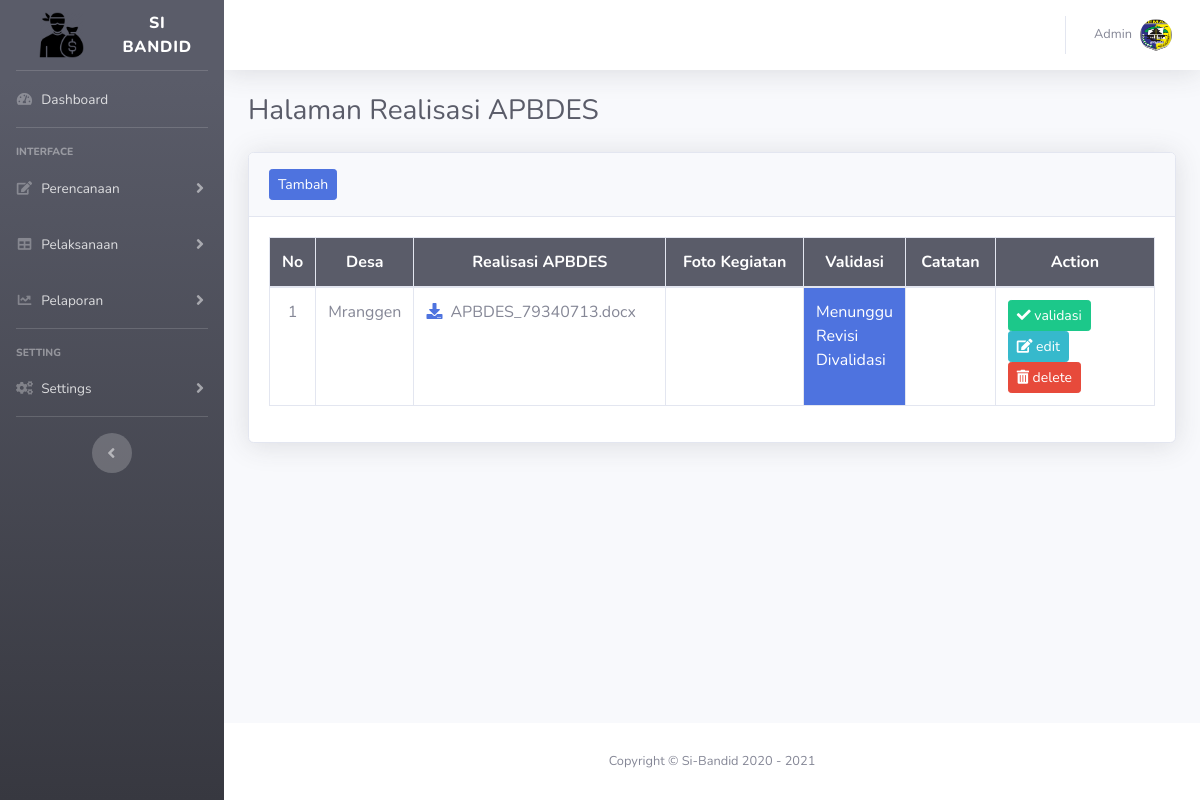
Before: /index.php?page=p_apbdes (signed in) with the older database file.
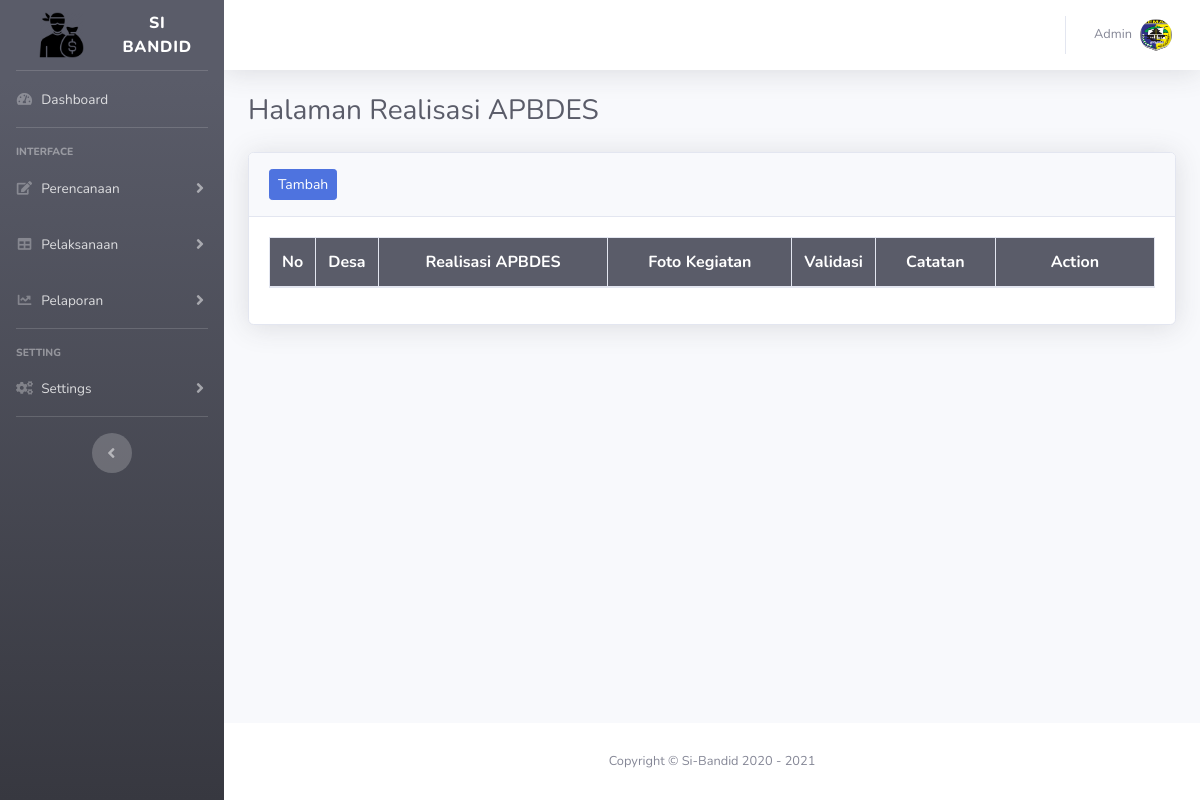
After: the same page with the newer database file.
### tables this page shows
CREATE TABLE `tb_realisasi_apbdes` (
  `id_realisasi_apbdes` int(11) NOT NULL,
  `realisasi_apbdes` varchar(100) NOT NULL,
  `foto_apbdes_1` varchar(100) NOT NULL,
  `foto_apbdes_2` varchar(100) NOT NULL,
  `foto_apbdes_3` varchar(100) NOT NULL,
  `foto_apbdes_4` varchar(100) NOT NULL,
  `id_user` int(11) NOT NULL,
  `tahun` year(4) NOT NULL,
  `validasi` varchar(50) NOT NULL,
  `catatan` text NOT NULL
);

CREATE TABLE `tb_user` (
  `id_user` int(11) NOT NULL,
  `username` varchar(50) NOT NULL,
  `password` varchar(255) NOT NULL,
  `nama_user` varchar(50) NOT NULL,
  `level` enum('admin','user') NOT NULL
);

### page/pelaksanaan/apbdes/p_apbdes.php (the view, shortened to what this page needs)
<h1 class="h3 mb-4 text-gray-800">Halaman Realisasi APBDES</h1>
<div class="card shadow mb-4">
  <div class="card-header py-3">
    <a href="#" class="btn btn-sm btn-primary" data-toggle="modal" data-target="#add_p_apbdesModal">Tambah</a>
  </div>
  <div class="card-body">
    <div class="table-responsive">
      <table class="table table-bordered" id="dataTable" width="100%" cellspacing="0">
        <thead class="bg-dark text-white">
          <tr>
            <th width="3%" class="text-center align-middle">No</th>
            <th width="5%" class="text-center  align-middle">Desa</th>
            <th class="text-center  align-middle">Realisasi APBDES</th>
            <th class="text-center  align-middle">Foto Kegiatan</th>
            <th width="5%" class="text-center  align-middle">Validasi</th>
            <th class="text-center  align-middle">Catatan</th>
            <th width="18%" class="text-center  align-middle">Action</th>
          </tr>
        </thead>
        <tbody>
          <?php
          include "asset/inc/config.php";
          $tahun = $_SESSION['tahun'];
          if ($_SESSION['level']=="admin") {
             $query = "SELECT * FROM tb_realisasi_apbdes
                      INNER JOIN tb_user ON tb_realisasi_apbdes.id_user = tb_user.id_user AND tahun='$tahun' ORDER BY id_realisasi_apbdes DESC";
            $result = mysqli_query($koneksi, $query);
          }
            $no = 1;
            while($data = mysqli_fetch_assoc($result))
            {
            ?>
          <tr>
            <td class="text-center"><?php echo "$no"; ?></td>
            <td><?php echo $data['nama_user']; ?></td>
            <td>
              <a href="page/pelaksanaan/apbdes/file/apbdes/<?php echo $data['realisasi_apbdes']; ?>">
              <i class="fas fa-download" id="downloadapbdes">&nbsp;&nbsp;</i></a><?php echo $data['realisasi_apbdes']; ?>
            </td>
            <td>
               <br>
            </td>
            <?php
              $validasi = $data['validasi'];
              $jumlah_karakter    =strlen($validasi);
              if ($jumlah_karakter == 6) {
              $color = "class='bg-danger text-white';";
              }
              elseif ($jumlah_karakter == 8){
              $color = "class='bg-success text-white';";
              }
              elseif ($jumlah_karakter == 17){
              $color = "class='bg-info text-white';";
              }
              elseif ($jumlah_karakter ){
              $color = "class='bg-primary text-white';";
              }
              ?>
            <td <?= $color ?> ><?php echo $validasi; ?></td>
            <td><?php echo $data['catatan']; ?></td>
            <td>
              <?php
                if ($_SESSION['level']=="admin") {
                 echo ''?> <a href="#" class="btn btn-sm btn-success validasi" data-toggle="modal" data-target="#p_apbdesModal"
                      data-idrealisasi_apbdes="<?php echo $data["id_realisasi_apbdes"];?>"
                      data-valid="<?php echo $data["validasi"];?>"
                      data-catat="<?php echo $data["catatan"];?>"
                      ><i class="fas fa-check"></i> validasi</a>
                <?php  ;
                }else{
                 echo '';
                }
               ?>
              <a href="#" class="btn btn-sm btn-info edit" data-toggle="modal" data-target="#edit_p_apbdesModal"
              data-id_realisasi_apbdes="<?php echo $data['id_realisasi_apbdes'];?>"
              data-fotoapbdes1="<?php echo $data['foto_apbdes_1'];?>"
              data-fotoapbdes2="<?php echo $data['foto_apbdes_2'];?>"
              data-fotoapbdes3="<?php echo $data['foto_apbdes_3'];?>"
              data-fotoapbdes4="<?php echo $data['foto_apbdes_4'];?>"
              ><i class="fas fa-edit"></i> edit</a>
              <a href="page/pelaksanaan/apbdes/hapus.php?id_realisasi_apbdes=<?php echo $data['id_realisasi_apbdes'];?>" onclick="return confirm('Yakin Hapus?')" class="btn btn-sm btn-danger"><i class="fas fa-trash-alt"></i> delete</a>
            </td>
          </tr>
          <?php
          $no++;
          }
          ?>
        </tbody>
      </table>
    </div>
  </div>
</div>

Changed rows visible on the page:
removed tb_realisasi_apbdes: id_user.nama_user "Mranggen", realisasi_apbdes "APBDES_79340713.docx", validasi "Menunggu Revisi Divalidasi"
